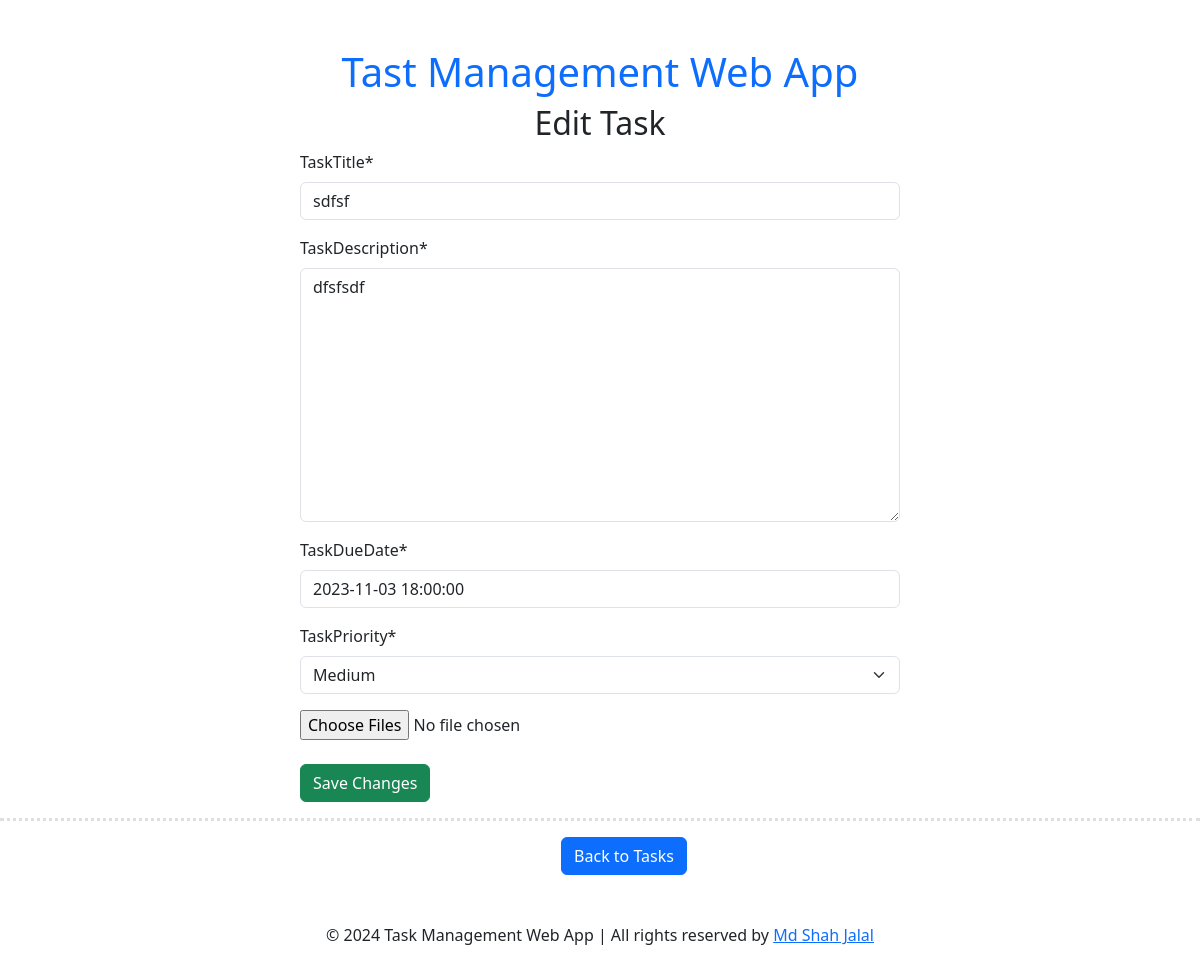
Page /edit_task/8/ on the committed database.
### todoapp/models.py (models this page shows, shortened)
class TaskModel(models.Model):
    taskTitle = models.CharField(max_length=100)
    taskDescription = models.TextField()
    is_completed = models.BooleanField(default=False)
    taskDueDate = models.DateTimeField(default=timezone.now)
    taskPriority = models.CharField(max_length=20, choices=[
        ('low', 'Low'),
        ('medium', 'Medium'),
        ('high', 'High'),
    ])
    images = models.ManyToManyField('Photo', related_name='tasks', blank=True)
    created_at = models.DateTimeField(default=timezone.now)  # Use timezone.now to set the current timestamp
    updated_at = models.DateTimeField(auto_now=True)  # This field will automatically update on every save

### todoapp/views.py (the view)
# urls.py: path('edit_task/<int:task_id>/', edit_task, name='edit_task'),
def edit_task(request, task_id):
    task = TaskModel.objects.get(pk=task_id)
    user_timezone = request.session.get('user_timezone', 'UTC')  # Retrieve the user's time zone
    if request.method == 'POST':
        form = TaskForm(request.POST, request.FILES, instance=task)
        if form.is_valid():
            for image in task.images.all():
                default_storage.delete(image.image.name)
                image.delete()
            for image in request.FILES.getlist('images'):
                photo = Photo(image=image)
                photo.save()
                task.images.add(photo)
            task = form.save()
            return redirect('show_tasks')
    else:
        form = TaskForm(instance=task)
    return render(request, 'edit_task.html', {'form': form, 'task': task, 'user_timezone': user_timezone})

### todoapp/forms.py
class TaskForm(forms.ModelForm):
    class Meta:
        model = TaskModel
        fields = ('taskTitle', 'taskDescription', 'taskDueDate', 'taskPriority')

### todoapp/templates/edit_task.html (shortened to what this page needs)
{% extends 'base.html' %}
{% load crispy_forms_tags %}
{% block content %}
<div class="w-50 m-auto">
    <h2 class="text-center">Edit Task</h2>
    <form method="post" enctype="multipart/form-data">
        {{ form | crispy }}
        <input type="file" name="images" id="id_images" multiple>
        <br/> <br/>
        <button class="btn btn-success" type="submit">Save Changes</button>
    </form>
</div>
<hr style="border-top: 3px dotted #838282;" class="dotted">
<div class="text-center">
    <a class="btn btn-primary ms-5" href="{% url 'show_tasks' %}">Back to Tasks</a>
</div>
{% endblock %}

### rows in the picture
TaskModel: taskTitle "sdfsf", taskDescription "dfsfsdf", taskDueDate "2023-11-03 18:00:00", taskPriority "Medium"
